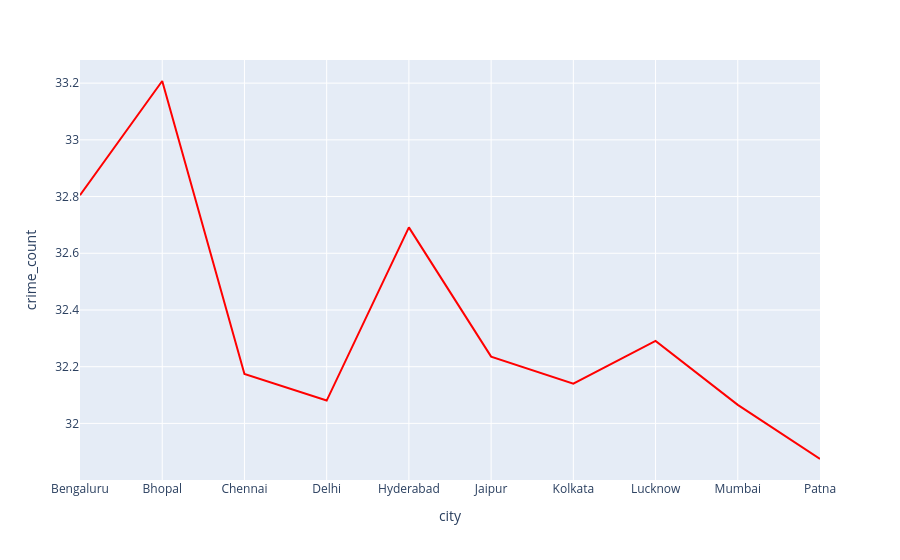

Notebook source saved alongside this figure:
### Code cell
import plotly.express as px #pip install plotly
import pandas as pd

df = pd.read_csv("Woman_Safety_Dataset_Management.csv")
city_df = (
    df.groupby("city", as_index=False)["crime_count"]
      .mean()
)
fig = px.line(
    city_df,
    x="city",
    y="crime_count",
    color_discrete_sequence=["red"]
)

fig.show()

### Figure 1 — Plotly figure (JSON) as saved in the notebook; plotly's stock layout.template omitted (floating-point values rounded to 4 significant figures)
{"data": [{"hovertemplate": "city=%{x}<br>crime_count=%{y}<extra></extra>", "legendgroup": "", "line": {"color": "red", "dash": "solid"}, "marker": {"symbol": "circle"}, "mode": "lines", "name": "", "orientation": "v", "showlegend": false, "type": "scatter", "x": ["Bengaluru", "Bhopal", "Chennai", "Delhi", "Hyderabad", "Jaipur", "Kolkata", "Lucknow", "Mumbai", "Patna"], "xaxis": "x", "y": [32.8, 33.21, 32.17, 32.08, 32.69, 32.24, 32.14, 32.29, 32.07, 31.87], "yaxis": "y"}], "layout": {"legend": {"tracegroupgap": 0}, "margin": {"t": 60}, "xaxis": {"anchor": "y", "domain": [0, 1], "title": {"text": "city"}}, "yaxis": {"anchor": "x", "domain": [0, 1], "title": {"text": "crime_count"}}}}
